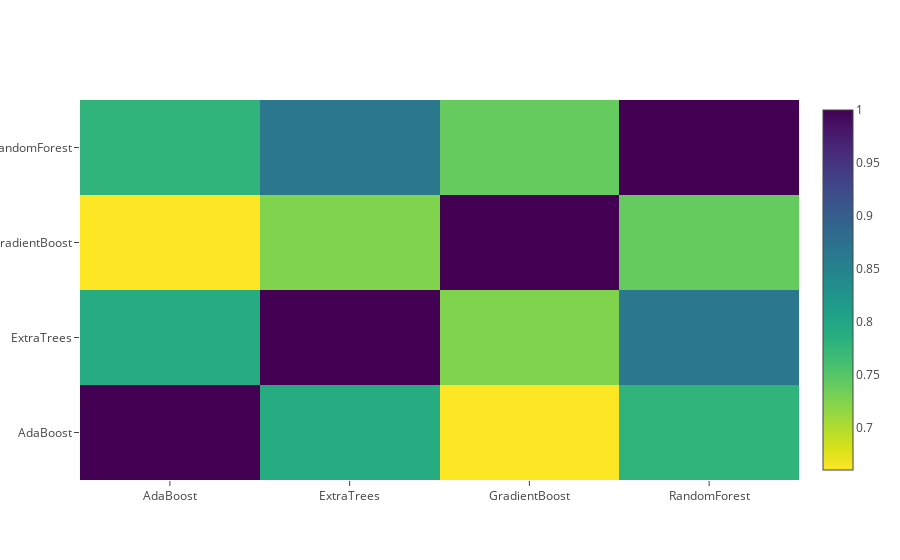

The cell this chart's notebook holds for it:
### Code cell
data = [
    go.Heatmap(
        z= base_predictions_train.astype(float).corr().values ,
        x=base_predictions_train.columns.values,
        y= base_predictions_train.columns.values,
          colorscale='Viridis',
            showscale=True,
            reversescale = True
    )
]
py.iplot(data, filename='labelled-heatmap')

### Figure 1 — Plotly figure (JSON) as saved in the notebook; plotly's stock layout.template omitted (floating-point values rounded to 4 significant figures)
{"data": [{"colorscale": "Viridis", "reversescale": true, "showscale": true, "type": "heatmap", "uid": "31e10830-cb9f-11e8-add5-408d5c2d1bf8", "x": ["AdaBoost", "ExtraTrees", "GradientBoost", "RandomForest"], "y": ["AdaBoost", "ExtraTrees", "GradientBoost", "RandomForest"], "z": [[1, 0.7903, 0.6607, 0.7786], [0.7903, 1, 0.7253, 0.8662], [0.6607, 0.7253, 1, 0.7407], [0.7786, 0.8662, 0.7407, 1]]}], "layout": {}}
